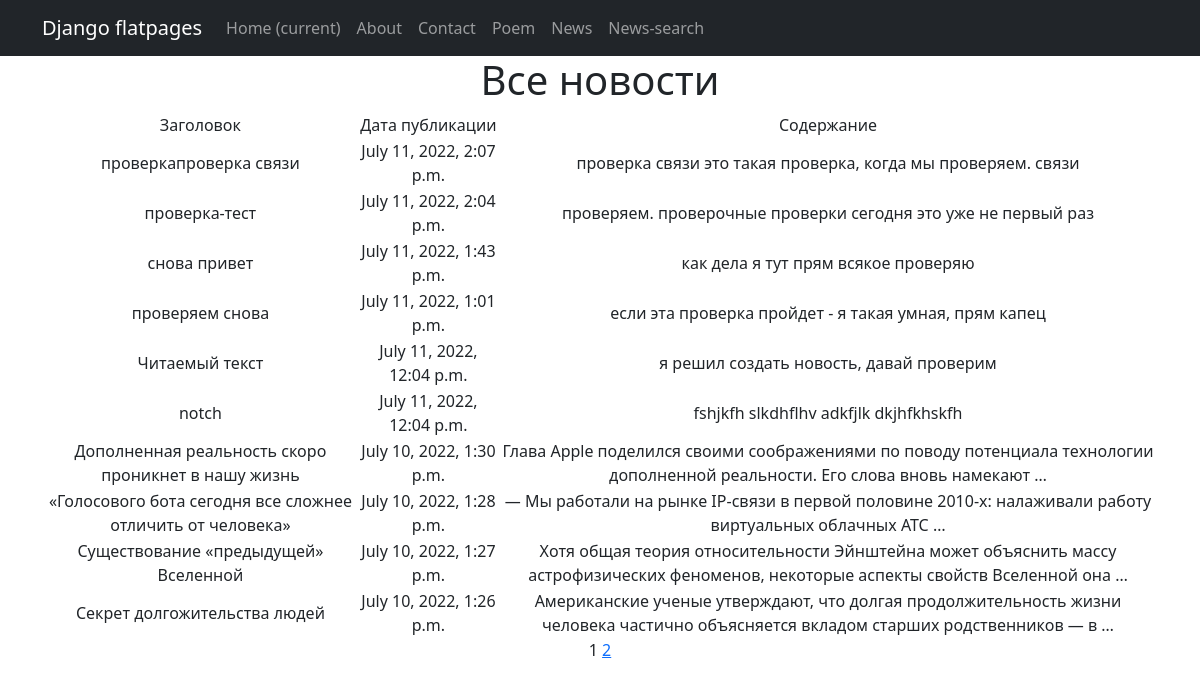
Page /news/ on the committed database.
### newsapp/models.py (models this page shows, shortened)
class Post(models.Model):
    name = models.CharField(max_length=64, unique=True)
    description = models.TextField()
    category = models.ManyToManyField(Category, through='PostCategory', related_name='news')
    type = models.CharField(max_length=50, choices=[('article', 'article'),('news', 'news')])
    post_time_create = models.DateTimeField(auto_now_add=True)
    author = models.ForeignKey(Author, on_delete=models.CASCADE)

### newsapp/views.py (the view)
# urls.py: path('',PostList.as_view(), name='post_list'),
class PostList(ListView):
    model = Post
    ordering = '-post_time_create'
    template_name = 'news.html'
    context_object_name = 'news'
    paginate_by = 10

### newsapp/templatetags/custom_filters.py (called while the page is built)
@register.filter()
def censor(text):
    texts = [text]
    for word in texts:
        for i in range(len(cencored_list)):
            word = word.replace(cencored_list[i], cencored_stars[i])
    return word

### templates/news.html (shortened to what this page needs)
{% extends 'flatpages/default.html' %}
{% load custom_filters %}
{% load custom_tags %}
{% block content %}
   <h1>Все новости</h1>
   {% if news %}
       <table>
           <tr>
               <td>Заголовок</td>
               <td>Дата публикации</td>
               <td>Содержание</td>
           </tr>
           {% for one in news %}
           <tr>
               <td>{{ one.name | censor }}</td>
               <td>{{ one.post_time_create }}</td>
               <td>{{ one.description | censor | truncatewords:15 }}</td>
           </tr>
           {% endfor %}
       </table>
   {% else %}
       <h2>Новостей нет!</h2>
   {% endif %}
   {{ page_obj.number }}
   {% if page_obj.has_next %}
       <a href="?page={{ page_obj.next_page_number }}">{{ page_obj.next_page_number }}</a>
   {% endif %}
{% endblock content %}

### rows in the picture
Post: name|censor "проверкапроверка связи", post_time_create "July 11, 2022, 2:07 p.m.", description|censor "проверка связи это такая проверка, когда мы проверяем. связи"
Post: name|censor "проверка-тест", post_time_create "July 11, 2022, 2:04 p.m.", description|censor "проверяем. проверочные проверки сегодня это уже не первый раз"
Post: name|censor "снова привет", post_time_create "July 11, 2022, 1:43 p.m.", description|censor "как дела я тут прям всякое проверяю"
Post: name|censor "проверяем снова", post_time_create "July 11, 2022, 1:01 p.m.", description|censor "если эта проверка пройдет - я такая умная, прям капец"
Post: name|censor "Читаемый текст", post_time_create "July 11, 2022, 12:04 p.m.", description|censor "я решил создать новость, давай проверим"
Post: name|censor "notch", post_time_create "July 11, 2022, 12:04 p.m.", description|censor "fshjkfh slkdhflhv adkfjlk dkjhfkhskfh"
Post: name|censor "Дополненная реальность скоро проникнет в нашу жизнь", post_time_create "July 10, 2022, 1:30 p.m.", description|censor "Глава Apple поделился своими соображениями по поводу потенциала технологии дополненной реальности. Его слова вновь намекают …"
Post: name|censor "«Голосового бота сегодня все сложнее отличить от человека»", post_time_create "July 10, 2022, 1:28 p.m.", description|censor "— Мы работали на рынке IP-связи в первой половине 2010-х: налаживали работу виртуальных облачных АТС …"
Post: name|censor "Существование «предыдущей» Вселенной", post_time_create "July 10, 2022, 1:27 p.m.", description|censor "Хотя общая теория относительности Эйнштейна может объяснить массу астрофизических феноменов, некоторые аспекты свойств Вселенной она …"
Post: name|censor "Секрет долгожительства людей", post_time_create "July 10, 2022, 1:26 p.m.", description|censor "Американские ученые утверждают, что долгая продолжительность жизни человека частично объясняется вкладом старших родственников — в …"

### other values in the picture
{{ page_obj.number }} "1"
{{ page_obj.next_page_number }} "2"
